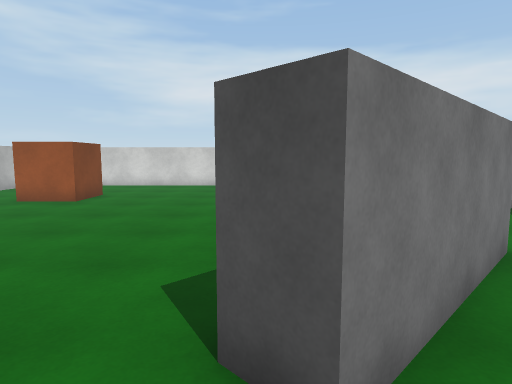
View 1 (above)

16 first-person views from a walk through a Unity game level. The camera is 1.5 m above the floor, tilts 6° down and sees 75° across. The floor is counted in squares, 1 m on a side. Each view is taken from the middle of a square. On the plan, view 1 faces up. The plan holds only what a view shows up to about 15 squares ahead; the rest is blank. The place goes on beyond the plan. Surface patterns are stand-ins for the level's own textures.

View 2
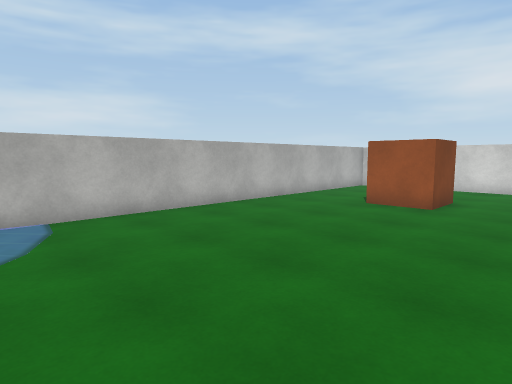

View 3
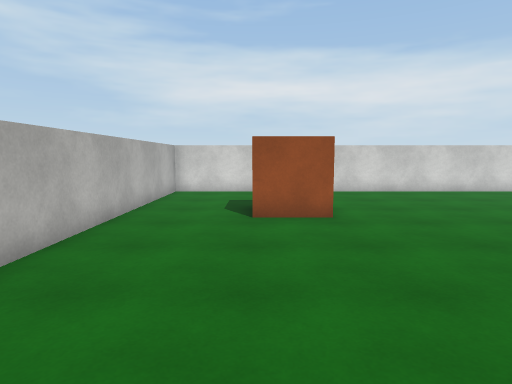

View 4
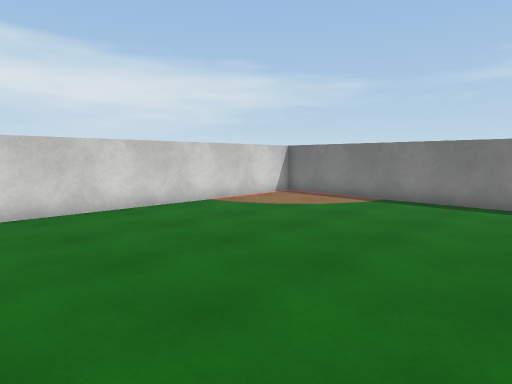

View 5
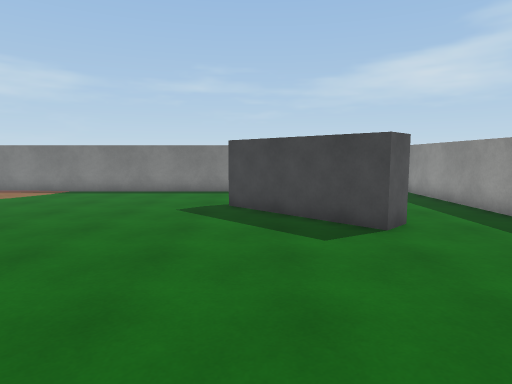

View 6
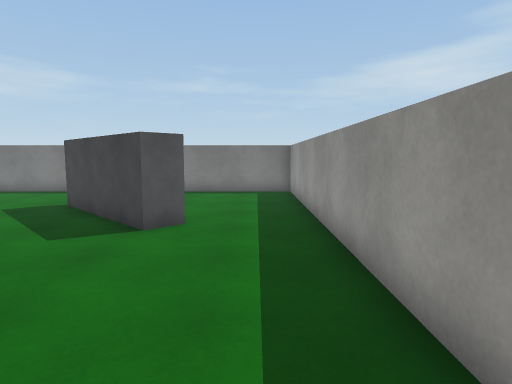

View 7
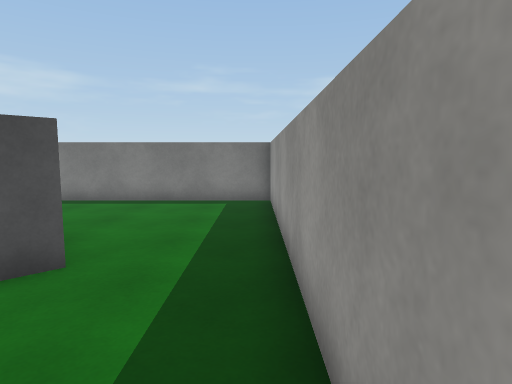

View 8
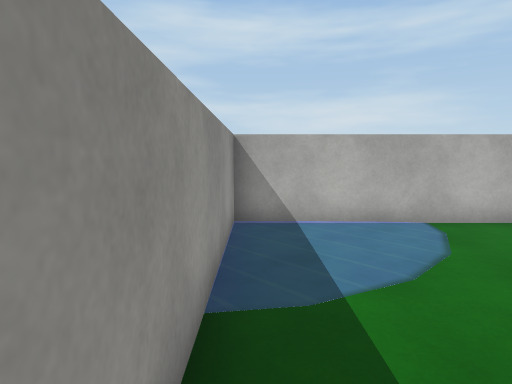

View 9
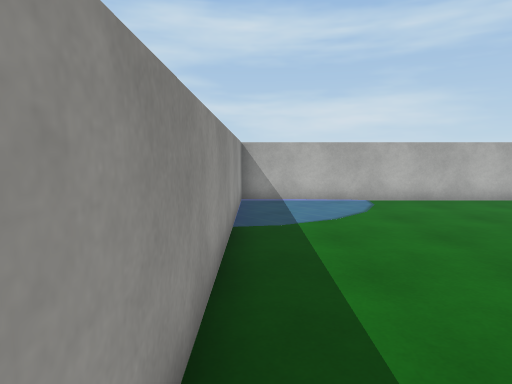

View 10
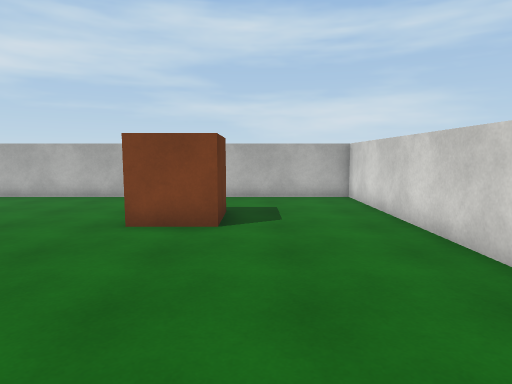

View 11
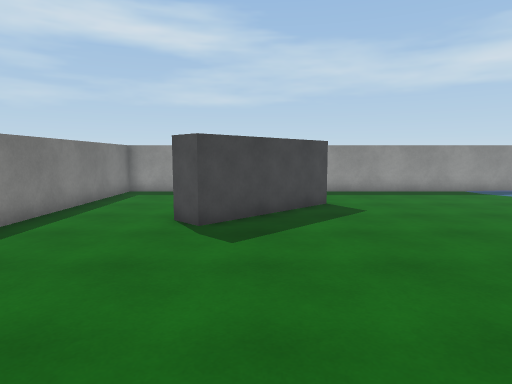

View 12
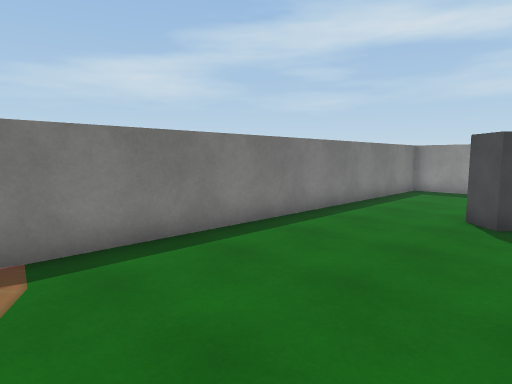

View 13
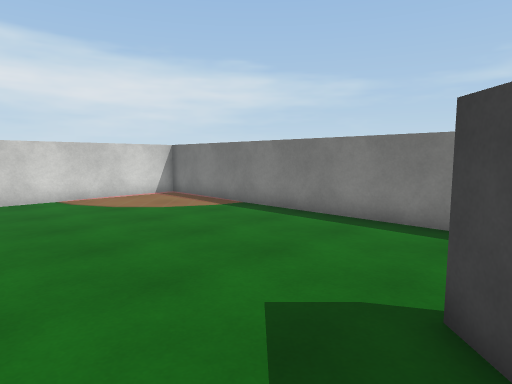

View 14
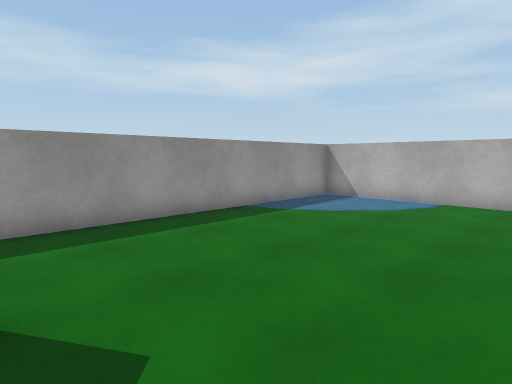

View 15
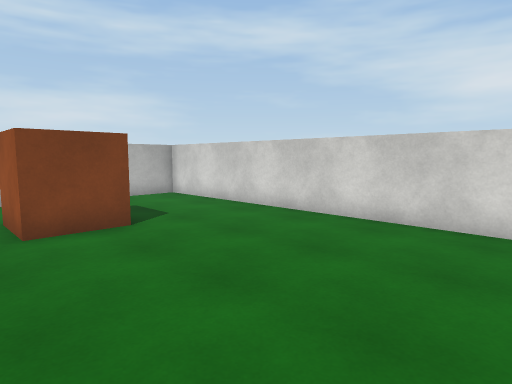

View 16
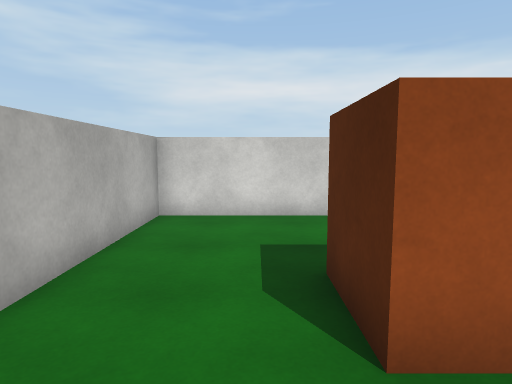

### Floor plan
Points are (right, up) in squares from view 1. A wall is a line through its corners. A room is listed if a view was taken in it or the views show most of it. See-through windows are left out.
Room 1 (views 1, 2, 3, 4, 5, 6, 7, 8, 9, 10, 11, 12, 13, 14, 15, 16)
walls: (3.3, 5.8) (4, 5.1) (0.4, 1.6) (-0.3, 2.3) (3.3, 5.8); (-11.5, -1.5) (7.5, -1.5) (7.5, 17.5) (-11.5, 17.5) (-11.5, -1.5)
objects: other object (-8, 11) to (-6, 13)

Where each view was taken, in squares from view 1:
view 1: 0 up, 0 right, facing up
view 2: 1 up, 3 left, facing up-left
view 3: 3 up, 8 left, facing up
view 4: 8 up, 4 left, facing up-right
view 5: 5 up, 7 left, facing right
view 6: 0 up, 7 left, facing right
view 7: 1 down, 4 left, facing right
view 8: 1 down, 4 left, facing left
view 9: 1 down, 0 right, facing left
view 10: 14 up, 1 right, facing left
view 11: 13 up, 2 right, facing down
view 12: 14 up, 2 right, facing down-right
view 13: 5 up, 0 right, facing up-right
view 14: 6 up, 0 right, facing down-left
view 15: 10 up, 1 right, facing up-left
view 16: 9 up, 9 left, facing up
